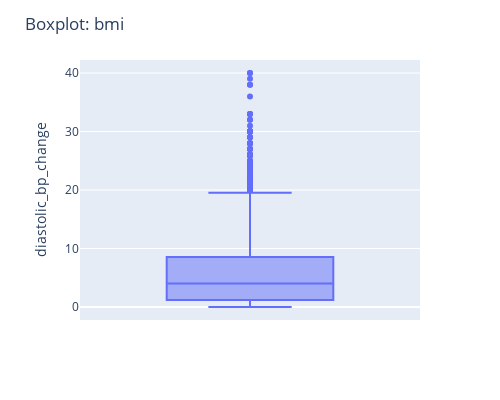

The notebook cell this image was saved under:
### Code cell
fig = px.box(df, y='diastolic_bp_change')

fig.update_layout(
        title='<span>Boxplot: diastolic_bp_change</span>', 
        autosize=False,
        width=500,
        height=400
    )

### Figure 1 — Plotly figure (JSON) as saved in the notebook; plotly's stock layout.template omitted (floating-point values rounded to 4 significant figures; data arrays with more than 128 entries replaced by an {"elided": "..."} marker saying what was removed)
{"data": [{"alignmentgroup": "True", "hovertemplate": "diastolic_bp_change=%{y}<extra></extra>", "legendgroup": "", "marker": {"color": "#636efa"}, "name": "", "notched": false, "offsetgroup": "", "orientation": "v", "showlegend": false, "type": "box", "x0": " ", "xaxis": "x", "y": {"elided": "9703 float values"}, "y0": " ", "yaxis": "y"}], "layout": {"autosize": false, "boxmode": "group", "height": 400, "legend": {"tracegroupgap": 0}, "margin": {"t": 60}, "title": {"text": "<span>Boxplot: bmi</span>"}, "width": 500, "xaxis": {"anchor": "y", "autorange": true, "domain": [0, 1], "range": [-0.5, 0.5], "type": "category"}, "yaxis": {"anchor": "x", "autorange": true, "domain": [0, 1], "range": [-2.222, 42.22], "title": {"text": "diastolic_bp_change"}, "type": "linear"}}}
